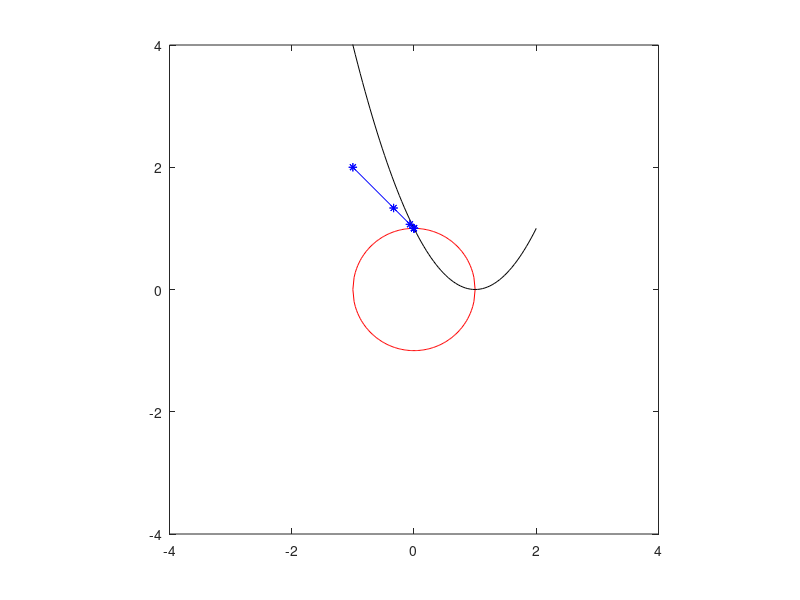

Source code (MATLAB):
clear

x1 = linspace(-1,1,101);
plot(x1,sqrt(1-x1.^2),'r');
hold on
plot(x1,-sqrt(1-x1.^2),'r');

x1 = linspace(-2,2,101);
plot(x1,x1.^2-2*x1+1,'k');
axis equal
axis([-4 4 -4 4]);


f = @(x) [x(1)^2+x(2)^2-1;...
          x(1)^2-2*x(1)+1-x(2)];
J = @(x) [2*x(1),2*x(2);...
          2*x(1)-2,-1];
      
x = [-1;2];
p = [inf;inf];

tol = 1e-6;

plot(x(1),x(2),'b*');

while norm(p) > tol
    % p = -inv(J(x))*f(x);
    p = - J(x) \ f(x);
    x = x + p;
    plot(x(1)-[0,p(1)],x(2)-[0,p(2)],'b*-');
    pause
end
hold off













